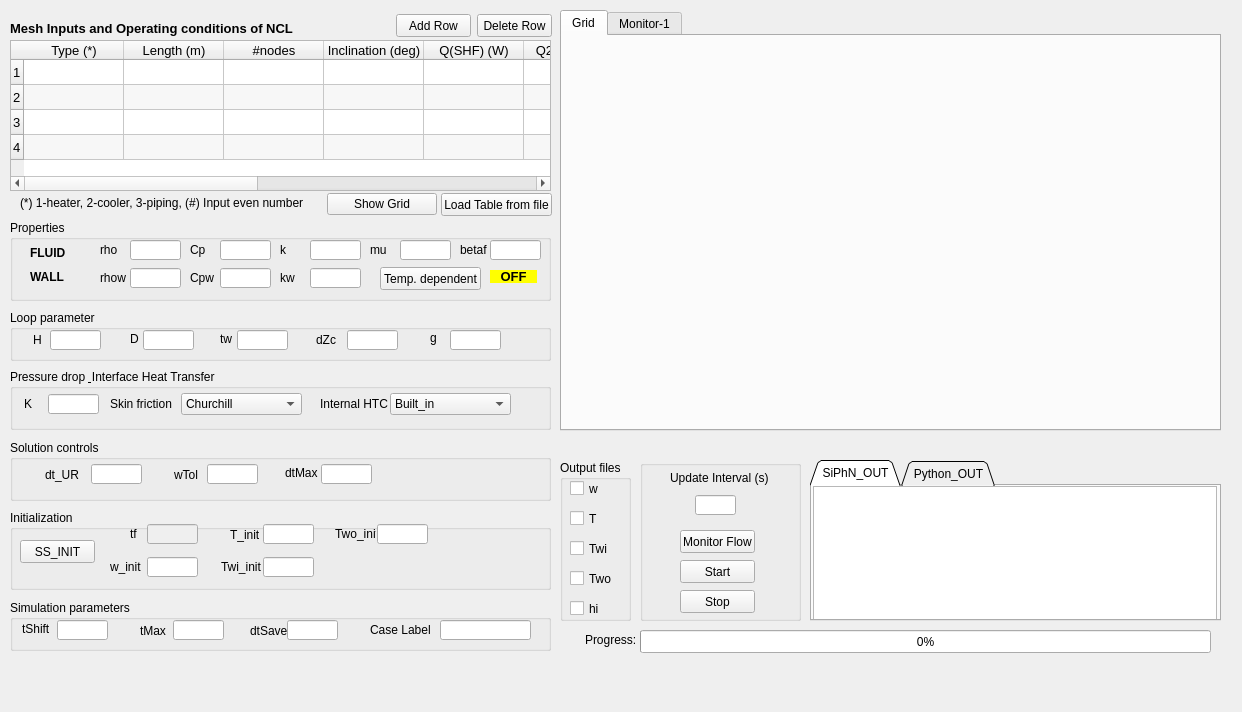
<?xml version="1.0" encoding="UTF-8"?>
<ui version="4.0">
 <class>TA</class>
 <widget class="QMainWindow" name="TA">
  <property name="geometry">
   <rect>
    <x>0</x>
    <y>0</y>
    <width>1242</width>
    <height>712</height>
   </rect>
  </property>
  <property name="windowTitle">
   <string>SiPhN-TA</string>
  </property>
  <widget class="QWidget" name="centralwidget">
   <widget class="QTableWidget" name="UIT">
    <property name="geometry">
     <rect>
      <x>10</x>
      <y>40</y>
      <width>541</width>
      <height>151</height>
     </rect>
    </property>
    <property name="font">
     <font>
      <pointsize>10</pointsize>
     </font>
    </property>
    <property name="autoFillBackground">
     <bool>false</bool>
    </property>
    <property name="alternatingRowColors">
     <bool>true</bool>
    </property>
    <property name="wordWrap">
     <bool>false</bool>
    </property>
    <property name="rowCount">
     <number>4</number>
    </property>
    <attribute name="horizontalHeaderDefaultSectionSize">
     <number>100</number>
    </attribute>
    <attribute name="verticalHeaderDefaultSectionSize">
     <number>25</number>
    </attribute>
    <row/>
    <row/>
    <row/>
    <row/>
    <column>
     <property name="text">
      <string>Type (*)</string>
     </property>
    </column>
    <column>
     <property name="text">
      <string>Length (m)</string>
     </property>
    </column>
    <column>
     <property name="text">
      <string>#nodes</string>
     </property>
    </column>
    <column>
     <property name="text">
      <string>Inclination (deg)</string>
     </property>
    </column>
    <column>
     <property name="text">
      <string>Q(SHF) (W)</string>
     </property>
    </column>
    <column>
     <property name="text">
      <string>Q2(SHF) (W)</string>
     </property>
    </column>
    <column>
     <property name="text">
      <string>Q(IHG) (W)</string>
     </property>
    </column>
    <column>
     <property name="text">
      <string>Q2(IHG) (W)</string>
     </property>
    </column>
    <column>
     <property name="text">
      <string>ho(W/m2K)</string>
     </property>
    </column>
    <column>
     <property name="text">
      <string>ho2(W/m2K)</string>
     </property>
    </column>
    <column>
     <property name="text">
      <string>T_amb (C)</string>
     </property>
    </column>
   </widget>
   <widget class="QLabel" name="label">
    <property name="geometry">
     <rect>
      <x>10</x>
      <y>20</y>
      <width>301</width>
      <height>16</height>
     </rect>
    </property>
    <property name="font">
     <font>
      <pointsize>10</pointsize>
      <weight>75</weight>
      <bold>true</bold>
     </font>
    </property>
    <property name="text">
     <string>Mesh Inputs and Operating conditions of NCL</string>
    </property>
   </widget>
   <widget class="QPushButton" name="PB_LoadTable">
    <property name="geometry">
     <rect>
      <x>441</x>
      <y>193</y>
      <width>111</width>
      <height>23</height>
     </rect>
    </property>
    <property name="text">
     <string>Load Table from file</string>
    </property>
   </widget>
   <widget class="QLabel" name="label_3">
    <property name="geometry">
     <rect>
      <x>20</x>
      <y>195</y>
      <width>311</width>
      <height>16</height>
     </rect>
    </property>
    <property name="text">
     <string>(*) 1-heater, 2-cooler, 3-piping, (#) Input even number</string>
    </property>
   </widget>
   <widget class="QPushButton" name="PB_showGrid">
    <property name="geometry">
     <rect>
      <x>327</x>
      <y>193</y>
      <width>110</width>
      <height>22</height>
     </rect>
    </property>
    <property name="text">
     <string>Show Grid</string>
    </property>
   </widget>
   <widget class="QGroupBox" name="groupBox">
    <property name="geometry">
     <rect>
      <x>10</x>
      <y>220</y>
      <width>541</width>
      <height>81</height>
     </rect>
    </property>
    <property name="title">
     <string>Properties</string>
    </property>
    <widget class="QLineEdit" name="LE_Cp">
     <property name="geometry">
      <rect>
       <x>210</x>
       <y>20</y>
       <width>51</width>
       <height>20</height>
      </rect>
     </property>
    </widget>
    <widget class="QLabel" name="label_4">
     <property name="geometry">
      <rect>
       <x>180</x>
       <y>22</y>
       <width>31</width>
       <height>16</height>
      </rect>
     </property>
     <property name="text">
      <string>Cp</string>
     </property>
    </widget>
    <widget class="QLabel" name="label_5">
     <property name="geometry">
      <rect>
       <x>270</x>
       <y>22</y>
       <width>31</width>
       <height>16</height>
      </rect>
     </property>
     <property name="text">
      <string>k</string>
     </property>
    </widget>
    <widget class="QLineEdit" name="LE_k">
     <property name="geometry">
      <rect>
       <x>300</x>
       <y>20</y>
       <width>51</width>
       <height>20</height>
      </rect>
     </property>
    </widget>
    <widget class="QLabel" name="label_6">
     <property name="geometry">
      <rect>
       <x>360</x>
       <y>22</y>
       <width>31</width>
       <height>16</height>
      </rect>
     </property>
     <property name="text">
      <string>mu</string>
     </property>
    </widget>
    <widget class="QLineEdit" name="LE_mu">
     <property name="geometry">
      <rect>
       <x>390</x>
       <y>20</y>
       <width>51</width>
       <height>20</height>
      </rect>
     </property>
    </widget>
    <widget class="QLabel" name="label_7">
     <property name="geometry">
      <rect>
       <x>450</x>
       <y>22</y>
       <width>31</width>
       <height>16</height>
      </rect>
     </property>
     <property name="text">
      <string>betaf</string>
     </property>
    </widget>
    <widget class="QLineEdit" name="LE_betaf">
     <property name="geometry">
      <rect>
       <x>480</x>
       <y>20</y>
       <width>51</width>
       <height>20</height>
      </rect>
     </property>
    </widget>
    <widget class="QLabel" name="label_8">
     <property name="geometry">
      <rect>
       <x>90</x>
       <y>22</y>
       <width>31</width>
       <height>16</height>
      </rect>
     </property>
     <property name="text">
      <string>rho</string>
     </property>
    </widget>
    <widget class="QLineEdit" name="LE_rho">
     <property name="geometry">
      <rect>
       <x>120</x>
       <y>20</y>
       <width>51</width>
       <height>20</height>
      </rect>
     </property>
    </widget>
    <widget class="QLabel" name="label_9">
     <property name="geometry">
      <rect>
       <x>180</x>
       <y>50</y>
       <width>31</width>
       <height>16</height>
      </rect>
     </property>
     <property name="text">
      <string>Cpw</string>
     </property>
    </widget>
    <widget class="QLineEdit" name="LE_Cpw">
     <property name="geometry">
      <rect>
       <x>210</x>
       <y>48</y>
       <width>51</width>
       <height>20</height>
      </rect>
     </property>
     <property name="sizePolicy">
      <sizepolicy hsizetype="Fixed" vsizetype="Fixed">
       <horstretch>0</horstretch>
       <verstretch>0</verstretch>
      </sizepolicy>
     </property>
    </widget>
    <widget class="QLineEdit" name="LE_kw">
     <property name="geometry">
      <rect>
       <x>300</x>
       <y>48</y>
       <width>51</width>
       <height>20</height>
      </rect>
     </property>
    </widget>
    <widget class="QLabel" name="label_10">
     <property name="geometry">
      <rect>
       <x>90</x>
       <y>50</y>
       <width>31</width>
       <height>16</height>
      </rect>
     </property>
     <property name="text">
      <string>rhow</string>
     </property>
    </widget>
    <widget class="QLineEdit" name="LE_rhow">
     <property name="geometry">
      <rect>
       <x>120</x>
       <y>48</y>
       <width>51</width>
       <height>20</height>
      </rect>
     </property>
    </widget>
    <widget class="QLabel" name="label_11">
     <property name="geometry">
      <rect>
       <x>270</x>
       <y>50</y>
       <width>31</width>
       <height>16</height>
      </rect>
     </property>
     <property name="text">
      <string>kw</string>
     </property>
    </widget>
    <widget class="QLabel" name="label_12">
     <property name="geometry">
      <rect>
       <x>20</x>
       <y>26</y>
       <width>47</width>
       <height>13</height>
      </rect>
     </property>
     <property name="font">
      <font>
       <weight>75</weight>
       <bold>true</bold>
      </font>
     </property>
     <property name="text">
      <string>FLUID</string>
     </property>
    </widget>
    <widget class="QLabel" name="label_13">
     <property name="geometry">
      <rect>
       <x>20</x>
       <y>50</y>
       <width>47</width>
       <height>13</height>
      </rect>
     </property>
     <property name="font">
      <font>
       <weight>75</weight>
       <bold>true</bold>
      </font>
     </property>
     <property name="text">
      <string>WALL</string>
     </property>
    </widget>
    <widget class="QPushButton" name="PB_TempDep">
     <property name="geometry">
      <rect>
       <x>370</x>
       <y>47</y>
       <width>101</width>
       <height>23</height>
      </rect>
     </property>
     <property name="text">
      <string>Temp. dependent</string>
     </property>
     <property name="checkable">
      <bool>true</bool>
     </property>
    </widget>
    <widget class="QLabel" name="LE_TempDep">
     <property name="enabled">
      <bool>true</bool>
     </property>
     <property name="geometry">
      <rect>
       <x>480</x>
       <y>50</y>
       <width>47</width>
       <height>13</height>
      </rect>
     </property>
     <property name="font">
      <font>
       <pointsize>10</pointsize>
       <weight>75</weight>
       <bold>true</bold>
      </font>
     </property>
     <property name="styleSheet">
      <string notr="true">background-color: rgb(255, 255, 0);</string>
     </property>
     <property name="text">
      <string>OFF</string>
     </property>
     <property name="alignment">
      <set>Qt::AlignCenter</set>
     </property>
     <property name="textInteractionFlags">
      <set>Qt::NoTextInteraction</set>
     </property>
    </widget>
   </widget>
   <widget class="QGroupBox" name="groupBox_2">
    <property name="geometry">
     <rect>
      <x>10</x>
      <y>310</y>
      <width>541</width>
      <height>51</height>
     </rect>
    </property>
    <property name="title">
     <string>Loop parameter</string>
    </property>
    <widget class="QLineEdit" name="LE_H">
     <property name="geometry">
      <rect>
       <x>40</x>
       <y>20</y>
       <width>51</width>
       <height>20</height>
      </rect>
     </property>
    </widget>
    <widget class="QLineEdit" name="LE_D">
     <property name="geometry">
      <rect>
       <x>133</x>
       <y>20</y>
       <width>51</width>
       <height>20</height>
      </rect>
     </property>
    </widget>
    <widget class="QLineEdit" name="LE_tw">
     <property name="geometry">
      <rect>
       <x>227</x>
       <y>20</y>
       <width>51</width>
       <height>20</height>
      </rect>
     </property>
    </widget>
    <widget class="QLineEdit" name="LE_dZc">
     <property name="geometry">
      <rect>
       <x>337</x>
       <y>20</y>
       <width>51</width>
       <height>20</height>
      </rect>
     </property>
    </widget>
    <widget class="QLabel" name="label_15">
     <property name="geometry">
      <rect>
       <x>23</x>
       <y>22</y>
       <width>21</width>
       <height>16</height>
      </rect>
     </property>
     <property name="text">
      <string>H</string>
     </property>
    </widget>
    <widget class="QLabel" name="label_16">
     <property name="geometry">
      <rect>
       <x>120</x>
       <y>21</y>
       <width>21</width>
       <height>16</height>
      </rect>
     </property>
     <property name="text">
      <string>D</string>
     </property>
    </widget>
    <widget class="QLabel" name="label_17">
     <property name="geometry">
      <rect>
       <x>210</x>
       <y>21</y>
       <width>21</width>
       <height>16</height>
      </rect>
     </property>
     <property name="text">
      <string>tw</string>
     </property>
    </widget>
    <widget class="QLabel" name="label_18">
     <property name="geometry">
      <rect>
       <x>306</x>
       <y>22</y>
       <width>31</width>
       <height>16</height>
      </rect>
     </property>
     <property name="text">
      <string>dZc</string>
     </property>
    </widget>
    <widget class="QLabel" name="label_36">
     <property name="geometry">
      <rect>
       <x>420</x>
       <y>20</y>
       <width>31</width>
       <height>16</height>
      </rect>
     </property>
     <property name="text">
      <string>g</string>
     </property>
    </widget>
    <widget class="QLineEdit" name="LE_g">
     <property name="geometry">
      <rect>
       <x>440</x>
       <y>20</y>
       <width>51</width>
       <height>20</height>
      </rect>
     </property>
    </widget>
   </widget>
   <widget class="QGroupBox" name="groupBox_3">
    <property name="geometry">
     <rect>
      <x>10</x>
      <y>369</y>
      <width>541</width>
      <height>61</height>
     </rect>
    </property>
    <property name="title">
     <string>Pressure drop &amp; Interface Heat Transfer</string>
    </property>
    <widget class="QLabel" name="label_19">
     <property name="geometry">
      <rect>
       <x>14</x>
       <y>27</y>
       <width>21</width>
       <height>16</height>
      </rect>
     </property>
     <property name="text">
      <string>K</string>
     </property>
    </widget>
    <widget class="QLineEdit" name="LE_K">
     <property name="geometry">
      <rect>
       <x>38</x>
       <y>25</y>
       <width>51</width>
       <height>20</height>
      </rect>
     </property>
    </widget>
    <widget class="QLabel" name="label_20">
     <property name="geometry">
      <rect>
       <x>100</x>
       <y>27</y>
       <width>71</width>
       <height>16</height>
      </rect>
     </property>
     <property name="text">
      <string>Skin friction</string>
     </property>
    </widget>
    <widget class="QComboBox" name="PUM_friction">
     <property name="geometry">
      <rect>
       <x>171</x>
       <y>24</y>
       <width>121</width>
       <height>22</height>
      </rect>
     </property>
     <item>
      <property name="text">
       <string>Churchill</string>
      </property>
     </item>
     <item>
      <property name="text">
       <string>UserDefined</string>
      </property>
     </item>
    </widget>
    <widget class="QLabel" name="label_21">
     <property name="geometry">
      <rect>
       <x>310</x>
       <y>27</y>
       <width>81</width>
       <height>16</height>
      </rect>
     </property>
     <property name="text">
      <string>Internal HTC</string>
     </property>
    </widget>
    <widget class="QComboBox" name="PUM_HT">
     <property name="geometry">
      <rect>
       <x>380</x>
       <y>24</y>
       <width>121</width>
       <height>22</height>
      </rect>
     </property>
     <item>
      <property name="text">
       <string>Built_in</string>
      </property>
     </item>
     <item>
      <property name="text">
       <string>UserDefined</string>
      </property>
     </item>
    </widget>
   </widget>
   <widget class="QGroupBox" name="groupBox_4">
    <property name="geometry">
     <rect>
      <x>10</x>
      <y>440</y>
      <width>541</width>
      <height>61</height>
     </rect>
    </property>
    <property name="title">
     <string>Solution controls</string>
    </property>
    <widget class="QLabel" name="label_22">
     <property name="geometry">
      <rect>
       <x>35</x>
       <y>25</y>
       <width>41</width>
       <height>20</height>
      </rect>
     </property>
     <property name="text">
      <string>dt_UR</string>
     </property>
    </widget>
    <widget class="QLineEdit" name="LE_wTol">
     <property name="geometry">
      <rect>
       <x>197</x>
       <y>24</y>
       <width>51</width>
       <height>20</height>
      </rect>
     </property>
    </widget>
    <widget class="QLabel" name="label_23">
     <property name="geometry">
      <rect>
       <x>164</x>
       <y>25</y>
       <width>41</width>
       <height>20</height>
      </rect>
     </property>
     <property name="text">
      <string>wTol</string>
     </property>
    </widget>
    <widget class="QLineEdit" name="LE_dtUR">
     <property name="geometry">
      <rect>
       <x>81</x>
       <y>24</y>
       <width>51</width>
       <height>20</height>
      </rect>
     </property>
    </widget>
    <widget class="QLabel" name="label_24">
     <property name="geometry">
      <rect>
       <x>275</x>
       <y>23</y>
       <width>41</width>
       <height>20</height>
      </rect>
     </property>
     <property name="text">
      <string>dtMax</string>
     </property>
    </widget>
    <widget class="QLineEdit" name="LE_dtMax">
     <property name="geometry">
      <rect>
       <x>311</x>
       <y>24</y>
       <width>51</width>
       <height>20</height>
      </rect>
     </property>
    </widget>
   </widget>
   <widget class="QGroupBox" name="groupBox_5">
    <property name="geometry">
     <rect>
      <x>10</x>
      <y>510</y>
      <width>541</width>
      <height>80</height>
     </rect>
    </property>
    <property name="title">
     <string>Initialization</string>
    </property>
    <widget class="QPushButton" name="PB_SSINIT">
     <property name="geometry">
      <rect>
       <x>10</x>
       <y>30</y>
       <width>75</width>
       <height>23</height>
      </rect>
     </property>
     <property name="text">
      <string>SS_INIT</string>
     </property>
     <property name="checkable">
      <bool>true</bool>
     </property>
    </widget>
    <widget class="QLabel" name="label_25">
     <property name="geometry">
      <rect>
       <x>120</x>
       <y>16</y>
       <width>21</width>
       <height>16</height>
      </rect>
     </property>
     <property name="text">
      <string>tf</string>
     </property>
    </widget>
    <widget class="QLineEdit" name="LE_Tinit">
     <property name="geometry">
      <rect>
       <x>253</x>
       <y>14</y>
       <width>51</width>
       <height>20</height>
      </rect>
     </property>
    </widget>
    <widget class="QLabel" name="label_26">
     <property name="geometry">
      <rect>
       <x>220</x>
       <y>15</y>
       <width>41</width>
       <height>20</height>
      </rect>
     </property>
     <property name="text">
      <string>T_init</string>
     </property>
    </widget>
    <widget class="QLineEdit" name="LE_tf">
     <property name="enabled">
      <bool>false</bool>
     </property>
     <property name="geometry">
      <rect>
       <x>137</x>
       <y>14</y>
       <width>51</width>
       <height>20</height>
      </rect>
     </property>
    </widget>
    <widget class="QLabel" name="label_27">
     <property name="geometry">
      <rect>
       <x>325</x>
       <y>14</y>
       <width>41</width>
       <height>20</height>
      </rect>
     </property>
     <property name="text">
      <string>Two_init</string>
     </property>
    </widget>
    <widget class="QLineEdit" name="LE_TwoInit">
     <property name="geometry">
      <rect>
       <x>367</x>
       <y>14</y>
       <width>51</width>
       <height>20</height>
      </rect>
     </property>
    </widget>
    <widget class="QLabel" name="label_28">
     <property name="geometry">
      <rect>
       <x>100</x>
       <y>47</y>
       <width>41</width>
       <height>20</height>
      </rect>
     </property>
     <property name="text">
      <string>w_init</string>
     </property>
    </widget>
    <widget class="QLineEdit" name="LE_TwiInit">
     <property name="geometry">
      <rect>
       <x>253</x>
       <y>47</y>
       <width>51</width>
       <height>20</height>
      </rect>
     </property>
    </widget>
    <widget class="QLabel" name="label_29">
     <property name="geometry">
      <rect>
       <x>211</x>
       <y>47</y>
       <width>41</width>
       <height>20</height>
      </rect>
     </property>
     <property name="text">
      <string>Twi_init</string>
     </property>
    </widget>
    <widget class="QLineEdit" name="LE_wInit">
     <property name="geometry">
      <rect>
       <x>137</x>
       <y>47</y>
       <width>51</width>
       <height>20</height>
      </rect>
     </property>
    </widget>
   </widget>
   <widget class="QGroupBox" name="groupBox_6">
    <property name="geometry">
     <rect>
      <x>10</x>
      <y>600</y>
      <width>541</width>
      <height>51</height>
     </rect>
    </property>
    <property name="title">
     <string>Simulation parameters</string>
    </property>
    <widget class="QLabel" name="label_30">
     <property name="geometry">
      <rect>
       <x>12</x>
       <y>19</y>
       <width>41</width>
       <height>20</height>
      </rect>
     </property>
     <property name="text">
      <string>tShift</string>
     </property>
    </widget>
    <widget class="QLineEdit" name="LE_tMax">
     <property name="geometry">
      <rect>
       <x>163</x>
       <y>20</y>
       <width>51</width>
       <height>20</height>
      </rect>
     </property>
    </widget>
    <widget class="QLabel" name="label_31">
     <property name="geometry">
      <rect>
       <x>130</x>
       <y>21</y>
       <width>41</width>
       <height>20</height>
      </rect>
     </property>
     <property name="text">
      <string>tMax</string>
     </property>
    </widget>
    <widget class="QLineEdit" name="LE_tShift">
     <property name="geometry">
      <rect>
       <x>47</x>
       <y>20</y>
       <width>51</width>
       <height>20</height>
      </rect>
     </property>
    </widget>
    <widget class="QLabel" name="label_32">
     <property name="geometry">
      <rect>
       <x>240</x>
       <y>21</y>
       <width>41</width>
       <height>20</height>
      </rect>
     </property>
     <property name="text">
      <string>dtSave</string>
     </property>
    </widget>
    <widget class="QLineEdit" name="LE_dtSave">
     <property name="geometry">
      <rect>
       <x>277</x>
       <y>20</y>
       <width>51</width>
       <height>20</height>
      </rect>
     </property>
    </widget>
    <widget class="QLineEdit" name="LE_CaseLabel">
     <property name="geometry">
      <rect>
       <x>430</x>
       <y>20</y>
       <width>91</width>
       <height>20</height>
      </rect>
     </property>
    </widget>
    <widget class="QLabel" name="label_33">
     <property name="geometry">
      <rect>
       <x>360</x>
       <y>20</y>
       <width>61</width>
       <height>20</height>
      </rect>
     </property>
     <property name="text">
      <string>Case Label</string>
     </property>
    </widget>
   </widget>
   <widget class="QGroupBox" name="groupBox_7">
    <property name="geometry">
     <rect>
      <x>560</x>
      <y>460</y>
      <width>71</width>
      <height>161</height>
     </rect>
    </property>
    <property name="title">
     <string>Output files</string>
    </property>
    <widget class="QCheckBox" name="CB_w">
     <property name="geometry">
      <rect>
       <x>10</x>
       <y>20</y>
       <width>70</width>
       <height>17</height>
      </rect>
     </property>
     <property name="text">
      <string>w</string>
     </property>
    </widget>
    <widget class="QCheckBox" name="CB_T">
     <property name="geometry">
      <rect>
       <x>10</x>
       <y>50</y>
       <width>70</width>
       <height>17</height>
      </rect>
     </property>
     <property name="text">
      <string>T</string>
     </property>
    </widget>
    <widget class="QCheckBox" name="CB_Twi">
     <property name="geometry">
      <rect>
       <x>10</x>
       <y>80</y>
       <width>70</width>
       <height>17</height>
      </rect>
     </property>
     <property name="text">
      <string>Twi</string>
     </property>
    </widget>
    <widget class="QCheckBox" name="CB_Two">
     <property name="geometry">
      <rect>
       <x>10</x>
       <y>110</y>
       <width>70</width>
       <height>17</height>
      </rect>
     </property>
     <property name="text">
      <string>Two</string>
     </property>
    </widget>
    <widget class="QCheckBox" name="CB_hi">
     <property name="geometry">
      <rect>
       <x>10</x>
       <y>140</y>
       <width>70</width>
       <height>17</height>
      </rect>
     </property>
     <property name="text">
      <string>hi</string>
     </property>
    </widget>
   </widget>
   <widget class="QGroupBox" name="groupBox_8">
    <property name="geometry">
     <rect>
      <x>640</x>
      <y>460</y>
      <width>161</width>
      <height>161</height>
     </rect>
    </property>
    <property name="title">
     <string/>
    </property>
    <widget class="QPushButton" name="PB_Monitor">
     <property name="geometry">
      <rect>
       <x>40</x>
       <y>70</y>
       <width>75</width>
       <height>23</height>
      </rect>
     </property>
     <property name="text">
      <string>Monitor Flow</string>
     </property>
     <property name="checkable">
      <bool>true</bool>
     </property>
    </widget>
    <widget class="QLabel" name="label_34">
     <property name="geometry">
      <rect>
       <x>30</x>
       <y>10</y>
       <width>101</width>
       <height>16</height>
      </rect>
     </property>
     <property name="text">
      <string>Update Interval (s)</string>
     </property>
    </widget>
    <widget class="QLineEdit" name="LE_dtUpdate">
     <property name="geometry">
      <rect>
       <x>55</x>
       <y>35</y>
       <width>41</width>
       <height>20</height>
      </rect>
     </property>
    </widget>
    <widget class="QPushButton" name="PB_Start">
     <property name="geometry">
      <rect>
       <x>40</x>
       <y>100</y>
       <width>75</width>
       <height>23</height>
      </rect>
     </property>
     <property name="text">
      <string>Start</string>
     </property>
    </widget>
    <widget class="QPushButton" name="PB_Stop">
     <property name="geometry">
      <rect>
       <x>40</x>
       <y>130</y>
       <width>75</width>
       <height>23</height>
      </rect>
     </property>
     <property name="text">
      <string>Stop</string>
     </property>
    </widget>
   </widget>
   <widget class="QTabWidget" name="tabWidget">
    <property name="geometry">
     <rect>
      <x>810</x>
      <y>460</y>
      <width>411</width>
      <height>161</height>
     </rect>
    </property>
    <property name="tabPosition">
     <enum>QTabWidget::North</enum>
    </property>
    <property name="tabShape">
     <enum>QTabWidget::Triangular</enum>
    </property>
    <property name="currentIndex">
     <number>0</number>
    </property>
    <property name="tabsClosable">
     <bool>false</bool>
    </property>
    <property name="tabBarAutoHide">
     <bool>false</bool>
    </property>
    <widget class="QWidget" name="TEXT_OUT">
     <property name="statusTip">
      <string/>
     </property>
     <property name="accessibleDescription">
      <string>TEXT_OUT</string>
     </property>
     <attribute name="title">
      <string>SiPhN_OUT</string>
     </attribute>
     <widget class="QTextEdit" name="TE_TEXT_OUT">
      <property name="geometry">
       <rect>
        <x>1</x>
        <y>0</y>
        <width>404</width>
        <height>141</height>
       </rect>
      </property>
      <property name="readOnly">
       <bool>true</bool>
      </property>
     </widget>
    </widget>
    <widget class="QWidget" name="PY_OUT">
     <attribute name="title">
      <string>Python_OUT</string>
     </attribute>
     <widget class="QTextEdit" name="TE_PY_OUT">
      <property name="geometry">
       <rect>
        <x>0</x>
        <y>0</y>
        <width>404</width>
        <height>141</height>
       </rect>
      </property>
      <property name="readOnly">
       <bool>true</bool>
      </property>
     </widget>
    </widget>
   </widget>
   <widget class="QPushButton" name="PB_addRow">
    <property name="geometry">
     <rect>
      <x>396</x>
      <y>14</y>
      <width>75</width>
      <height>23</height>
     </rect>
    </property>
    <property name="text">
     <string>Add Row</string>
    </property>
   </widget>
   <widget class="QPushButton" name="PB_delRow">
    <property name="geometry">
     <rect>
      <x>477</x>
      <y>14</y>
      <width>75</width>
      <height>23</height>
     </rect>
    </property>
    <property name="text">
     <string>Delete Row</string>
    </property>
   </widget>
   <widget class="QProgressBar" name="progBar">
    <property name="geometry">
     <rect>
      <x>640</x>
      <y>630</y>
      <width>571</width>
      <height>23</height>
     </rect>
    </property>
    <property name="value">
     <number>0</number>
    </property>
   </widget>
   <widget class="QLabel" name="label_35">
    <property name="geometry">
     <rect>
      <x>585</x>
      <y>632</y>
      <width>101</width>
      <height>16</height>
     </rect>
    </property>
    <property name="text">
     <string>Progress:</string>
    </property>
   </widget>
   <widget class="QTabWidget" name="TW2">
    <property name="geometry">
     <rect>
      <x>560</x>
      <y>10</y>
      <width>661</width>
      <height>421</height>
     </rect>
    </property>
    <property name="currentIndex">
     <number>0</number>
    </property>
    <widget class="QWidget" name="Grid">
     <attribute name="title">
      <string>Grid</string>
     </attribute>
     <widget class="MplWidget" name="MplWidget_Grid" native="true">
      <property name="geometry">
       <rect>
        <x>5</x>
        <y>6</y>
        <width>644</width>
        <height>381</height>
       </rect>
      </property>
     </widget>
    </widget>
    <widget class="QWidget" name="Monitor1">
     <attribute name="title">
      <string>Monitor-1</string>
     </attribute>
     <widget class="MplWidget" name="MplWidget_monitor" native="true">
      <property name="geometry">
       <rect>
        <x>4</x>
        <y>6</y>
        <width>644</width>
        <height>381</height>
       </rect>
      </property>
     </widget>
    </widget>
   </widget>
  </widget>
  <action name="actionUser_Manual">
   <property name="text">
    <string>User Manual</string>
   </property>
  </action>
  <action name="actionTheory_Guide">
   <property name="text">
    <string>Theory Guide</string>
   </property>
  </action>
  <action name="actionExit">
   <property name="text">
    <string>Exit</string>
   </property>
  </action>
 </widget>
 <customwidgets>
  <customwidget>
   <class>MplWidget</class>
   <extends>QWidget</extends>
   <header>mplwidget.h</header>
   <container>1</container>
  </customwidget>
 </customwidgets>
 <resources/>
 <connections/>
</ui>
